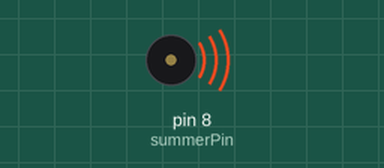
A sketch run on a simulated Arduino Uno, built with avr-gcc and run on an emulated ATmega328P. Parts: buzzer (waves = sounding).

Above: at 0.2 s.
Timing chart, 0 to 3.0 s (numbered marks = the images above):
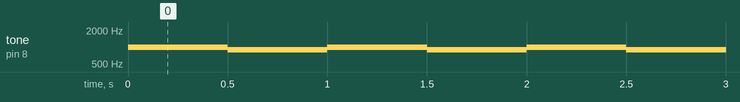

The sketch:

PassiverSummer.ino
```cpp
int summerPin = 8;

void setup() {
  pinMode (summerPin, OUTPUT);
}

// tatuu- tataa
void loop() {
  tone(summerPin, 1000);
  delay(500);
  tone(summerPin, 900);
  delay(500);
}

// LKW beim rueckwaertefahren
//void loop() {
//  tone(summerPin, 1000);
//  delay(500);
//  noTone(summerPin);
//  delay(500);
// }
```

Measured:
- by itself, tone on pin 8 (summerPin): alternates 1000 Hz for 0.50 s and 900 Hz for 0.50 s
